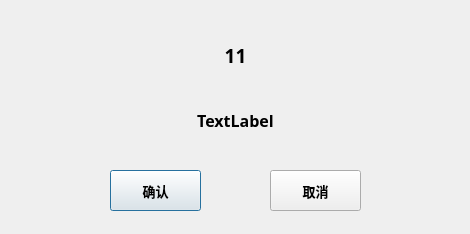
<?xml version="1.0" encoding="UTF-8"?>
<ui version="4.0">
 <class>import_confirm</class>
 <widget class="QDialog" name="import_confirm">
  <property name="geometry">
   <rect>
    <x>0</x>
    <y>0</y>
    <width>470</width>
    <height>234</height>
   </rect>
  </property>
  <property name="windowTitle">
   <string>确认导入</string>
  </property>
  <widget class="QLabel" name="label">
   <property name="geometry">
    <rect>
     <x>20</x>
     <y>30</y>
     <width>431</width>
     <height>51</height>
    </rect>
   </property>
   <property name="font">
    <font>
     <family>微软雅黑</family>
     <pointsize>14</pointsize>
     <weight>75</weight>
     <bold>true</bold>
    </font>
   </property>
   <property name="text">
    <string>11</string>
   </property>
   <property name="alignment">
    <set>Qt::AlignCenter</set>
   </property>
  </widget>
  <widget class="QPushButton" name="confirm_btn">
   <property name="geometry">
    <rect>
     <x>110</x>
     <y>170</y>
     <width>91</width>
     <height>41</height>
    </rect>
   </property>
   <property name="font">
    <font>
     <family>微软雅黑</family>
     <pointsize>10</pointsize>
     <weight>75</weight>
     <bold>true</bold>
    </font>
   </property>
   <property name="text">
    <string>确认</string>
   </property>
  </widget>
  <widget class="QPushButton" name="cancel_btn">
   <property name="geometry">
    <rect>
     <x>270</x>
     <y>170</y>
     <width>91</width>
     <height>41</height>
    </rect>
   </property>
   <property name="font">
    <font>
     <family>微软雅黑</family>
     <pointsize>10</pointsize>
     <weight>75</weight>
     <bold>true</bold>
    </font>
   </property>
   <property name="text">
    <string>取消</string>
   </property>
  </widget>
  <widget class="QLabel" name="label_2">
   <property name="geometry">
    <rect>
     <x>80</x>
     <y>100</y>
     <width>311</width>
     <height>41</height>
    </rect>
   </property>
   <property name="font">
    <font>
     <family>微软雅黑</family>
     <pointsize>12</pointsize>
     <weight>75</weight>
     <bold>true</bold>
    </font>
   </property>
   <property name="text">
    <string>TextLabel</string>
   </property>
   <property name="alignment">
    <set>Qt::AlignCenter</set>
   </property>
  </widget>
 </widget>
 <resources/>
 <connections/>
</ui>
